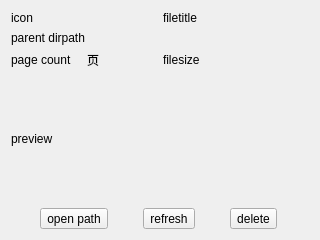
<?xml version="1.0" encoding="UTF-8"?>
<ui version="4.0">
 <class>Form</class>
 <widget class="QWidget" name="Form">
  <property name="geometry">
   <rect>
    <x>0</x>
    <y>0</y>
    <width>320</width>
    <height>240</height>
   </rect>
  </property>
  <property name="windowTitle">
   <string>Form</string>
  </property>
  <layout class="QVBoxLayout" name="verticalLayout" stretch="0,0,0,1,0">
   <item>
    <layout class="QHBoxLayout" name="horizontalLayout">
     <item>
      <widget class="QLabel" name="label_icon">
       <property name="text">
        <string>icon</string>
       </property>
      </widget>
     </item>
     <item>
      <widget class="QLabel" name="label_filetitle">
       <property name="text">
        <string>filetitle</string>
       </property>
      </widget>
     </item>
    </layout>
   </item>
   <item>
    <widget class="QLabel" name="label_parent_dirpath">
     <property name="text">
      <string>parent dirpath</string>
     </property>
    </widget>
   </item>
   <item>
    <layout class="QHBoxLayout" name="horizontalLayout_3">
     <item>
      <layout class="QHBoxLayout" name="horizontalLayout_2">
       <item>
        <widget class="QLabel" name="label_page_count">
         <property name="text">
          <string>page count</string>
         </property>
        </widget>
       </item>
       <item>
        <widget class="QLabel" name="label">
         <property name="text">
          <string>页</string>
         </property>
        </widget>
       </item>
      </layout>
     </item>
     <item>
      <widget class="QLabel" name="label_filesize">
       <property name="text">
        <string>filesize</string>
       </property>
      </widget>
     </item>
    </layout>
   </item>
   <item>
    <widget class="QLabel" name="label_preview">
     <property name="text">
      <string>preview</string>
     </property>
    </widget>
   </item>
   <item>
    <layout class="QHBoxLayout" name="horizontalLayout_4">
     <item>
      <widget class="QToolButton" name="toolButton_open_path">
       <property name="text">
        <string>open path</string>
       </property>
      </widget>
     </item>
     <item>
      <widget class="QToolButton" name="toolButton_refresh">
       <property name="text">
        <string>refresh</string>
       </property>
      </widget>
     </item>
     <item>
      <widget class="QToolButton" name="toolButton_delete">
       <property name="text">
        <string>delete</string>
       </property>
      </widget>
     </item>
    </layout>
   </item>
  </layout>
 </widget>
 <resources/>
 <connections/>
</ui>
